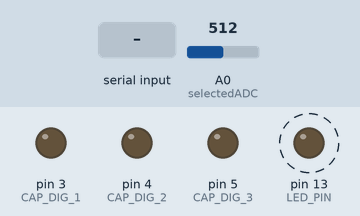
Recording of a sketch running on a simulated Arduino Uno, built with avr-gcc and run on an emulated ATmega328P. Parts: output pins drawn as LEDs (lit = HIGH). Dashed ring = blinking. The inputs (shaded band) are chosen by the test bench; at power-on: A0 (selectedADC) = 512. What the sketch prints to the serial monitor is not drawn.

Above: at 1.2 s.
1.3 s: "1,90;" received over Serial
At 1.61 s:
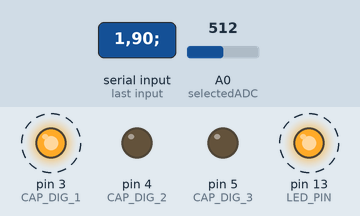
4.3 s: A0 (selectedADC) set to 110
7.3 s: A0 (selectedADC) set to 95
10.3 s: "90,45,200;" received over Serial
At 11.4 s:
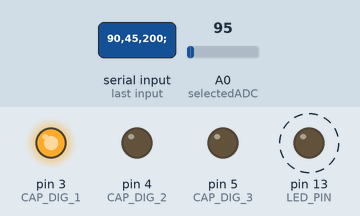
Timing chart, 0 to 17.3 s (numbered marks = the images above; inputs shaded):
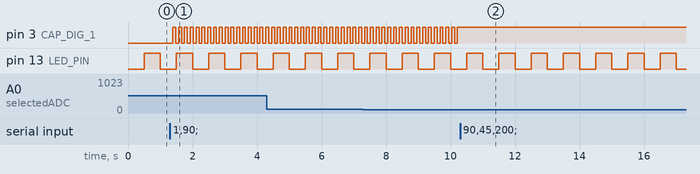

The sketch:

Capacitor.ino
```cpp
/* *****************************************************************************
 * File:     Capacitor.ino                                                     *
 * Project:  RemoteLaboratories                                                *
 * Author:   Fabian Castaño                                                    *
 * Version:  V_1.0                                                             *
 *                                                                             *
 * Created on February 17, 2023, 16:39 PM                                      *
 * *****************************************************************************/

/** ****************************************************************************
 ** ************ INCLUDES ******************************************************
 ** ****************************************************************************/
#include <Arduino.h>
#include "timer.h"

/** ****************************************************************************
 ** ************ DEFINES *******************************************************
 ** ****************************************************************************/
#define LED_PIN 13 // I'm alive blinker
#define CAP_DIG_1 3
#define CAP_DIG_2 4
#define CAP_DIG_3 5
#define CAP_ANA_1 A0
#define CAP_ANA_2 A1
#define CAP_ANA_3 A2

// Some macros to 'improve' readability
#define BLINK_LED digitalWrite(LED_PIN, millis() % 1000 > 500);

enum
{
    NONE_MENU,
    CAPACITOR_1_ON,
    CAPACITOR_2_ON,
    CAPACITOR_3_ON,
    CAPACITOR_1,
    CAPACITOR_2,
    CAPACITOR_3,
};

/** ****************************************************************************
 ** ************ EXTERN VARIABLES **********************************************
 ** ****************************************************************************/

/** ****************************************************************************
 ** ************ VARIABLES *****************************************************
 ** ****************************************************************************/
// variables para el control de menu
int command = 0;
int value = 0;

int contSample = 0;
int contPeriod = 0;
int selectedADC = CAP_ANA_1;
int selectedToggle = CAP_DIG_1;
int adcValue = 0;

int pinState = LOW;

volatile uint8_t flagPrint = false;

int samplePeriod = 10; // 10ms

/** ****************************************************************************
 ** ************ PROTOTYPES ****************************************************
 ** ****************************************************************************/

/** ****************************************************************************
 ** ************ CONFIGURATION *************************************************
 ** ****************************************************************************/

void setup()
{
    pinMode(LED_PIN, OUTPUT);
    pinMode(CAP_DIG_1, OUTPUT);
    pinMode(CAP_DIG_2, OUTPUT);
    pinMode(CAP_DIG_3, OUTPUT);

    // Timer initialization
    init_Timer();

    // Serial initialization
    Serial.begin(115200);

    // Serial.print("0,0,0;");
}

/** ****************************************************************************
 ** ************ LOOP MAIN FUNCTION ********************************************
 ** ****************************************************************************/

void loop()
{
    BLINK_LED
    // ejecucion de menus
    switch (command)
    {
    case NONE_MENU:
        /* No ejecuta ninguna accion */

        break;

    case CAPACITOR_1_ON:
        /* apaga la salida de ondas en el generador */

        selectedADC = CAP_ANA_1;
        selectedToggle = CAP_DIG_1;

        pinState = LOW;
        contPeriod = 0;
        digitalWrite(CAP_DIG_1, pinState);
        digitalWrite(CAP_DIG_2, pinState);
        digitalWrite(CAP_DIG_3, pinState);

        command = CAPACITOR_1;
        break;

    case CAPACITOR_2_ON:
        /* apaga la salida de ondas en el generador */

        selectedADC = CAP_ANA_2;
        selectedToggle = CAP_DIG_2;

        pinState = LOW;
        contPeriod = 0;
        digitalWrite(CAP_DIG_1, pinState);
        digitalWrite(CAP_DIG_2, pinState);
        digitalWrite(CAP_DIG_3, pinState);

        command = CAPACITOR_2;
        break;

    case CAPACITOR_3_ON:
        /* apaga la salida de ondas en el generador */

        selectedADC = CAP_ANA_3;
        selectedToggle = CAP_DIG_3;

        pinState = LOW;
        contPeriod = 0;
        digitalWrite(CAP_DIG_1, pinState);
        digitalWrite(CAP_DIG_2, pinState);
        digitalWrite(CAP_DIG_3, pinState);

        command = CAPACITOR_3;
        break;

    default:
        break;
    }

    if (flagPrint == true && command != NONE_MENU)
    {
        flagPrint = false;
        // print the ADC Value
        adcValue = analogRead(selectedADC);
        Serial.print(adcValue);
        Serial.print(',');
    }
}

/** ****************************************************************************
 ** ************ INTERRUPTION HANDLER ******************************************
 ** ****************************************************************************/
/*
  SerialEvent occurs whenever a new data comes in the hardware serial RX. This
  routine is run between each time loop() runs, so using delay inside loop can
  delay response. Multiple bytes of data may be available.
*/
void serialEvent()
{
    // lectura de datos en el puerto serial
    while (Serial.available() > 3)
    {
        // recibe linea de comandos
        // Comando = 1,100000.0;
        String dataIn = Serial.readStringUntil(';');

        // procesamiento de comando
        int contComas = 0;
        for (int i = 0; i < (int)dataIn.length(); i++)
        {
            if (dataIn[i] == ',')
            {
                contComas++;
            }
        }

        String dataIn2[4];
        for (int i = 0; i < contComas + 1; i++)
        {
            dataIn2[i] = dataIn.substring(0, dataIn.indexOf(','));
            dataIn = dataIn.substring(dataIn.indexOf(',') + 1);
        }

        // almacena los datos de comando
        command = dataIn2[0].toInt();
        value = dataIn2[1].toInt();
        samplePeriod = dataIn2[2].toInt();
        Serial.flush();
    }
}

/* ****************************************************************
 * ********** TIMER INTERRUPT *************************************
 * ****************************************************************/
ISR(TIMER1_COMPA_vect)
{ // timer1 interrupt 1Hz toggles pin 13 (LED)
  // generates pulse wave of frequency 1Hz/2 = 0.5kHz (takes two cycles for full wave- toggle high then toggle low)

    contSample++;
    if (command == CAPACITOR_1 || command == CAPACITOR_2 || command == CAPACITOR_3)
    {
        contPeriod++;

        // toggle pin
        if (contPeriod >= value)
        {
            contPeriod = 0;
            if (pinState == LOW)
            {
                pinState = HIGH;
            }
            else
            {
                pinState = LOW;
            }

            digitalWrite(selectedToggle, pinState);
        }
    }
    else
    {
        contPeriod = 0;
        pinState = LOW;
    }

    // activate sample
    if (contSample >= samplePeriod) // 10ms
    {
        contSample = 0;
        flagPrint = true;
    }
}

/********************** (C) COPYRIGHT GLIA Tech ****** END OF FILE ****/
```

timer.h
```cpp
/************************************************************
 * File: timer.h                                            *
 * Author: Fabian Castano                                   *
 * Project: Home Monitoring System                          *
 * Version: 1.0.0                                           *
 * Organization: University of Antioquia                    *
 ************************************************************/

#ifndef TIMER_H
#define TIMER_H

/* ********************************************************************
 * **** INCLUDES
 * ********************************************************************/
#include <Arduino.h>

/* ********************************************************************
 * **** DEFINES
 * ********************************************************************/

/* ********************************************************************
 * **** GLOBAL VARIABLES
 * ********************************************************************/

/* ********************************************************************
 * **** LOCAL VARIABLES
 * ********************************************************************/

/* ********************************************************************
 * **** PROTOTYPES
 * ********************************************************************/
// function to initialize timer
void init_Timer(void);

/* ********************************************************************
 * **** FUNCTIONS
 * ********************************************************************/

#endif /* TIMER_H */
```

timer.ino
```cpp
/************************************************************
 * File: timer.ino                                          *
 * Author: Fabian Castano                                   *
 * Project: Home Monitoring System                          *
 * Version: 1.0.0                                           *
 * Organization: University of Antioquia                    *
 ************************************************************/

/* ********************************************************************
 * **** INCLUDES
 * ********************************************************************/
#include "timer.h"

/* ********************************************************************
 * **** DEFINES
 * ********************************************************************/

/* ********************************************************************
 * **** EXTERN VARIABLES
 * ********************************************************************/

/* ********************************************************************
 * **** LOCAL VARIABLES
 * ********************************************************************/

/* ********************************************************************
 * **** PROTOTYPES
 * ********************************************************************/

/* ********************************************************************
 * **** FUNCTIONS
 * ********************************************************************/
// function to initialize timer
void init_Timer(void)
{

    /* Example code with timer interrupt that will create an interruption each
     *  1 s using timer1 and prescalar of 1024.
    Calculations (for 500ms):
        System clock 16 Mhz and Prescalar 8;
        Timer 1 speed = 16Mhz/8 = 2000000 hz
        Pulse time = 1/2000000 hz =  500ns
        Count up to = 1ms / 500ns = 2000 (so this is the value the OCR register should have)*/

    cli(); // stop interrupts for till we make the settings

    TCNT1 = 0;               // Initialize counter value to 0
    TCCR1A = 0;              // Reset entire TCCR1A to 0
    TCCR1B = 0;              // Reset entire TCCR1B to 0
    TCCR1B |= (1 << WGM12);  // set the timer 1 for (CTC) mode.
    TCCR1B |= (1 << CS11);   // prescaler = 8  //(1 << CS12) | (1 << CS10); // Set CS10 and CS12 bits, so we get prescalar 1024
    TIMSK1 |= (1 << OCIE1A); // Set OCIE1A to 1 so we enable compare match A
    OCR1A = 2000;            // Finally we set compare register A to this value
    sei();                   // Enable back the interrupts
}
```

Measured:
- after the input at 1.3 s, pin 3 (CAP_DIG_1): alternates HIGH for 0.09 s and LOW for 0.09 s, starting after 0.09 s
- after the input at 10.3 s, pin 3 (CAP_DIG_1): stops changing and stays HIGH
- by itself, pin 13 (LED_PIN): alternates HIGH for 0.50 s and LOW for 0.50 s
